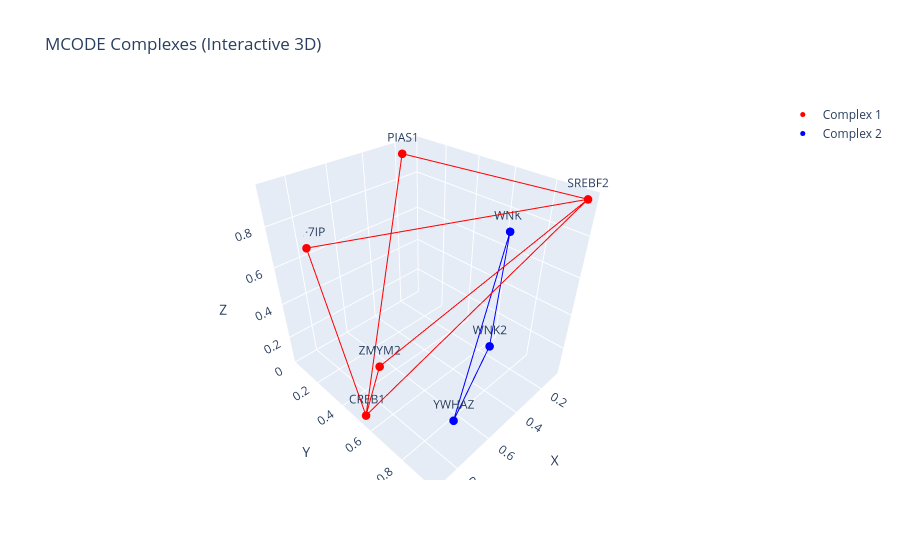

Notebook code for this chart:
### Markdown cell above
Here we visualize the complexes found by plotting our list of filered_complexes.

### Code cell
#print 3D graph
complexes = m.filtered_complexes
all_nodes = set()
for G in complexes:
    all_nodes.update(G.nodes())

node_positions = {
    node: (
        random.uniform(0,1),
        random.uniform(0,1),
        random.uniform(0,1),
    )
    for node in all_nodes
}



fig = go.Figure()

colors = [
    "red", "blue", "green", "purple", "orange", "brown",
    "pink", "gray", "cyan", "magenta"
]


for i,G in enumerate(complexes):
    color = colors[i % len(colors)]
    # --- nodes for this complex ---
    xs = []
    ys = []
    zs = []
    texts = []
    for n in G.nodes():
        x, y, z = node_positions[n]
        xs.append(x)
        ys.append(y)
        zs.append(z)

        
        sym = G.nodes[n].get("symbol", str(n))
        texts.append(sym)

    fig.add_trace(
        go.Scatter3d(
            x=xs,
            y=ys,
            z=zs,
            mode="markers+text",
            marker=dict(size=5, color=color),
            text = texts,
            textposition="top center",
            name=f"Complex {i+1}",
        )
    )

    # --- edges for this complex ---
    # Plotly lines want NaN breaks between segments
    edge_x = []
    edge_y = []
    edge_z = []

    for u, v in G.edges():
        x0, y0, z0 = node_positions[u]
        x1, y1, z1 = node_positions[v]
        edge_x += [x0, x1, None]
        edge_y += [y0, y1, None]
        edge_z += [z0, z1, None]

    fig.add_trace(
        go.Scatter3d(
            x=edge_x,
            y=edge_y,
            z=edge_z,
            mode="lines",
            line=dict(width=2, color=color),
            showlegend=False,
        )
    )

fig.update_layout(
    title="MCODE Complexes (Interactive 3D)",
    scene=dict(
        xaxis_title="X",
        yaxis_title="Y",
        zaxis_title="Z",
    ),
)

fig.show()

### Figure 1 — Plotly figure (JSON) as saved in the notebook; plotly's stock layout.template omitted (floating-point values rounded to 4 significant figures)
{"data": [{"marker": {"color": "red", "size": 5}, "mode": "markers+text", "name": "Complex 1", "text": ["ZMYM2", "CREB1", "PIAS1", "SREBF2", "ATF7IP"], "textposition": "top center", "type": "scatter3d", "x": [0.8397, 0.903, 0.1862, 0.08076, 0.7743], "y": [0.5805, 0.5385, 0.03234, 0.9547, 0.02772], "z": [0.3473, 0.06349, 0.9355, 0.9565, 0.6484]}, {"line": {"color": "red", "width": 2}, "mode": "lines", "showlegend": false, "type": "scatter3d", "x": [0.8397, 0.903, null, 0.8397, 0.08076, null, 0.903, 0.1862, null, 0.903, 0.08076, null, 0.903, 0.7743, null, 0.1862, 0.08076, null, 0.08076, 0.7743, null], "y": [0.5805, 0.5385, null, 0.5805, 0.9547, null, 0.5385, 0.03234, null, 0.5385, 0.9547, null, 0.5385, 0.02772, null, 0.03234, 0.9547, null, 0.9547, 0.02772, null], "z": [0.3473, 0.06349, null, 0.3473, 0.9565, null, 0.06349, 0.9355, null, 0.06349, 0.9565, null, 0.06349, 0.6484, null, 0.9355, 0.9565, null, 0.9565, 0.6484, null]}, {"marker": {"color": "blue", "size": 5}, "mode": "markers+text", "name": "Complex 2", "text": ["WNK2", "WNK1", "YWHAZ"], "textposition": "top center", "type": "scatter3d", "x": [0.3816, 0.1158, 0.7881], "y": [0.7893, 0.6504, 0.9415], "z": [0.2979, 0.7177, 0.2818]}, {"line": {"color": "blue", "width": 2}, "mode": "lines", "showlegend": false, "type": "scatter3d", "x": [0.3816, 0.1158, null, 0.3816, 0.7881, null, 0.1158, 0.7881, null], "y": [0.7893, 0.6504, null, 0.7893, 0.9415, null, 0.6504, 0.9415, null], "z": [0.2979, 0.7177, null, 0.2979, 0.2818, null, 0.7177, 0.2818, null]}], "layout": {"scene": {"xaxis": {"title": {"text": "X"}}, "yaxis": {"title": {"text": "Y"}}, "zaxis": {"title": {"text": "Z"}}}, "title": {"text": "MCODE Complexes (Interactive 3D)"}}}
